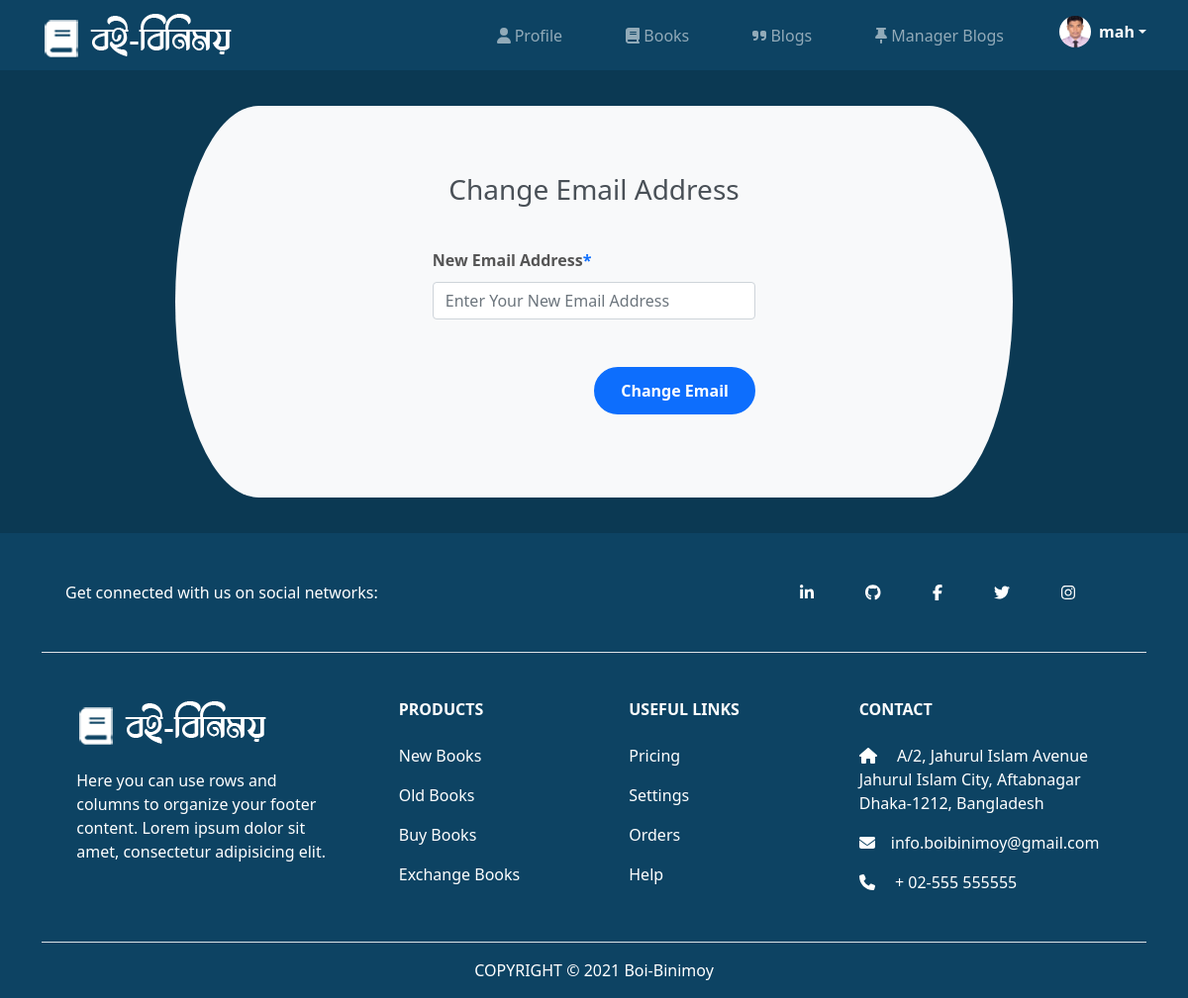
Page /change-email/ (signed in) on the committed database.
### users/models.py (models this page shows, shortened)
class Customer(models.Model):
    GENDER_TYPE = (
        ('Male','Male'),
        ('Female','Female'),
        ('Others','Others')
    )
    OCCUPATION_TYPE = (
        ('Student','Student'),
        ('Job-Holder','Job-Holder'),
    )
    username = models.OneToOneField(User, null=True, blank=True, on_delete=models.CASCADE)
    first_name = models.CharField(max_length=200, null=True, blank=True)
    last_name = models.CharField(max_length=200, null=True, blank=True)
    profile_pic = models.ImageField(default='profile-white.png', null=True, blank=True)
    phone = models.CharField(max_length=200, null=True, blank=True)
    email = models.CharField(max_length=200, null=True, blank=True)
    address = models.CharField(max_length=200, null=True, blank=True)
    occupation = models.CharField(max_length=50,choices=OCCUPATION_TYPE, null=True,blank=True)
    gender = models.CharField(max_length=50,choices=GENDER_TYPE, null=True,blank=True)
    birth_date = models.DateField(null=True, blank=True)
    created = models.DateTimeField(auto_now_add=True)
    updated = models.DateTimeField(auto_now=True)
    @property
    def customerImageURL(self):
        try:
            img = self.profile_pic.url
        except:
            img = ''
        return img

### users/decorators.py (the view)
        def wrapper_func(request, *args, **kwargs):
            group = None
            if request.user.groups.exists():
                group = request.user.groups.all()[0].name
            if group in allowed_roles:
                return view_func(request, *args, **kwargs)
            else:
                return render(request,'users/unauthorized_page.html')

### users/views.py (called while the page is built, shortened)
@login_required(login_url='login')
@allowed_users(allowed_roles=['customer'])
def changeEmail(request):
    myUser = User.objects.get(username=request.user)
    customer = Customer.objects.get(username=request.user)
    return render(request,'users/change_email.html',{'customer':customer})

### templates/users/change_email.html (shortened to what this page needs)
<!DOCTYPE html>
{% extends 'users/main.html' %}
{% load static %}
    {% block content %}
    <div class="register">
        <div class="row">
            <div class="d-flex justify-content-center">
            <div class="col-md-9 register-oval">
                <div class="tab-content" id="myTabContent">
                    <div class="tab-pane fade show active" id="home" role="tabpanel" aria-labelledby="home-tab">
                        <h3 class="register-heading">Change Email Address</h3>
                        <form action="" method="POST">
                            <div class="row register-form">
                                <div class="col-md-3"></div>
                                <div class="col-md-6">
                                    <div class="form-group">
                                        <label class="label-text" for="">New Email Address<span class="text-blue">*</span></label>
                                        <input type="text" id="email" class="form-control" name="email" placeholder="Enter Your New Email Address" Required>
                                    </div>
                                    <input type="submit" class="btnRegister btn-blue"  value="Change Email"/>
                                </div>
                                <div class="col-md-3"></div>
                            </div>
                        </form>
                    </div>
                </div>
            </div>
            </div>
        </div>
    </div>
    {% endblock %}

### templates/users/navbar.html (shortened to what this page needs)
{% load static %}
<nav class="navbar navbar-expand-lg navbar-dark bg-navbar bg-{{request.user.groups.all.0.name}}">
    <div class="container">
      <a class="navbar-brand" href="{% url 'home' %}"><img src="{% static 'images/logo.png' %}" alt=""></a>
      <div>
          <div class="collapse navbar-collapse" id="navbarNav">
            <ul class="navbar-nav">
              {% if request.user.groups.all.0.name == 'customer' %}
              <li class="nav-item">
                <a class="nav-link" href="{% url 'user-profile' request.user.username %}"><i class="fas fa-user"></i> Profile</a>
              </li>
              <li class="nav-item">
                <a class="nav-link" href="{% url 'books-home' %}"><i class="fas fa-book"></i> Books</a>
              </li>
              <li class="nav-item">
                <a class="nav-link" href="{% url 'blogs-home' %}"><i class="fas fa-quote-right"></i> Blogs</a>
              </li>
              <li class="nav-item">
                <a class="nav-link" href="{% url 'blogs-home-manager' %}"><i class="fas fa-thumbtack"></i> Manager Blogs</a>
              </li>
              {% endif %}
              {% if request.user.groups.all.0.name == 'customer' %}
              <li class="nav-item">
                <div class="dropdown">
                    <a href="/" class="d-flex align-items-center text-white text-decoration-none dropdown-toggle" id="dropdownUser1" data-bs-toggle="dropdown" aria-expanded="false">
                        <img src='{{customer.customerImageURL}}' alt="" width="32" height="32" class="rounded-circle me-2">
                        <strong>{{customer.username}}</strong>
                    </a>
                </div>
              </li>
              {% else %}
              <li class="nav-item">
                <a class="btn btn-blue" href="{% url 'login' %}"><i class="fas fa-sign-in-alt"></i> Login</a>
              </li>
              {% endif %}
            </ul>
          </div>
      </div>
    </div>
  </nav>

### static/css/style.css (style rules this page uses)
.text-blue { color: #0D6EFD; }
.bg-navbar { background-color: #0d4363; }
.btn-blue { font-weight: bold; color: white; background-color: #0D6EFD; border-radius: 1.5rem; border: 2px solid #0D6EFD; padding: 6px 32px; }
.nav-link { margin-right: 3rem; }
a { text-decoration: none; }
.form-group { margin-bottom: 1rem; }
.label-text { color: #555; font-weight: 700; padding-bottom: 10px; }
.register { background: #0b3953; padding: 3%; }
.register-oval { background: #f8f9fa; border-top-left-radius: 10% 50%; border-top-right-radius: 10% 50%; border-bottom-left-radius: 10% 50%; border-bottom-right-radius: 10% 50%; }
.register .register-form { padding: 10%; margin-top: 10%; }
.btnRegister { float: right; margin-top: 10%; border: 2px solid #0D6EFD; border-radius: 1.5rem; padding: 3%; background: #0D6EFD; color: #fff; font-weight: 600; width: 50%; cursor: pointer; }
.register-heading { text-align: center; margin-top: 8%; margin-bottom: -15%; color: #495057; }
body { background:#eee; }

### templates/users/navbar.html (style rules this page uses)
.bg-customer { background-color: #0d4363; }

### rows in the picture
Customer: customerImageURL (picture), username "mah"
